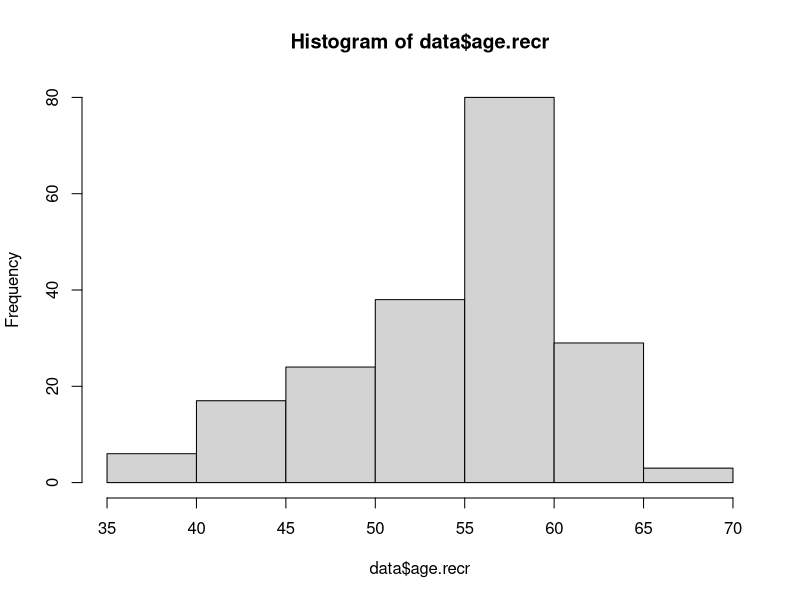
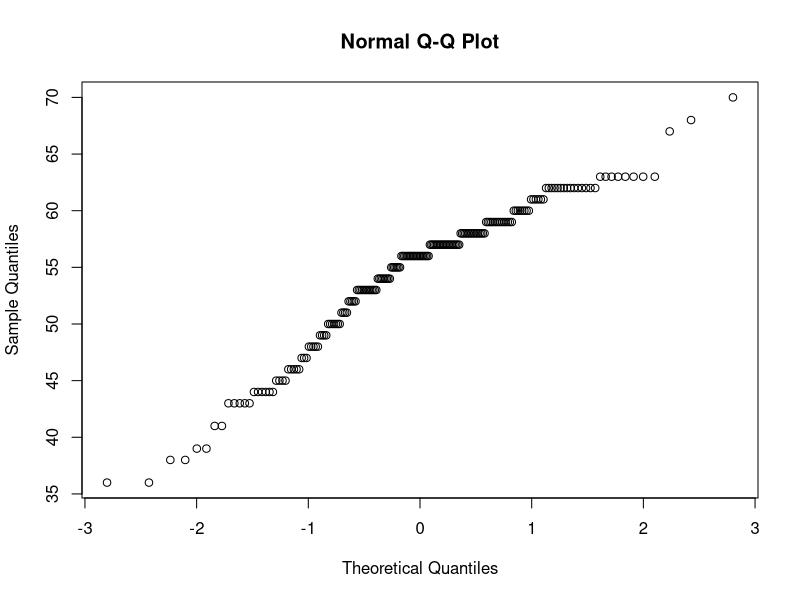
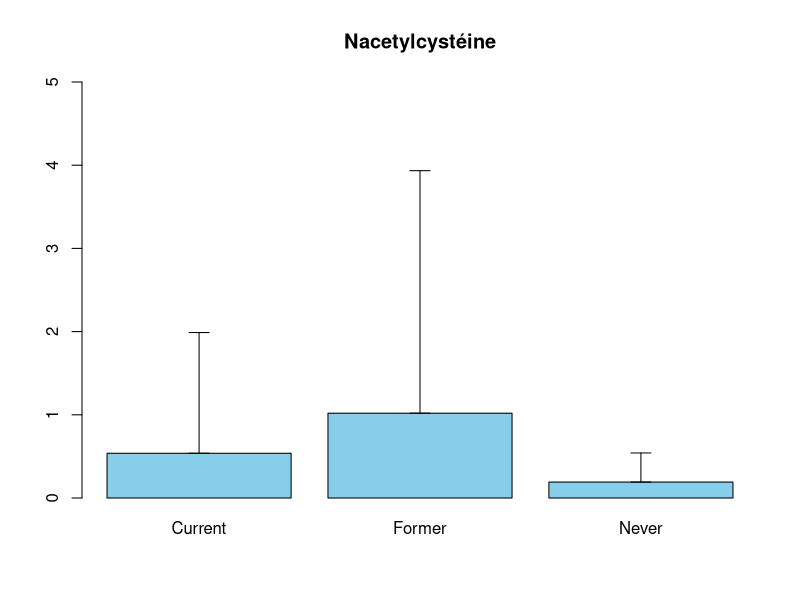
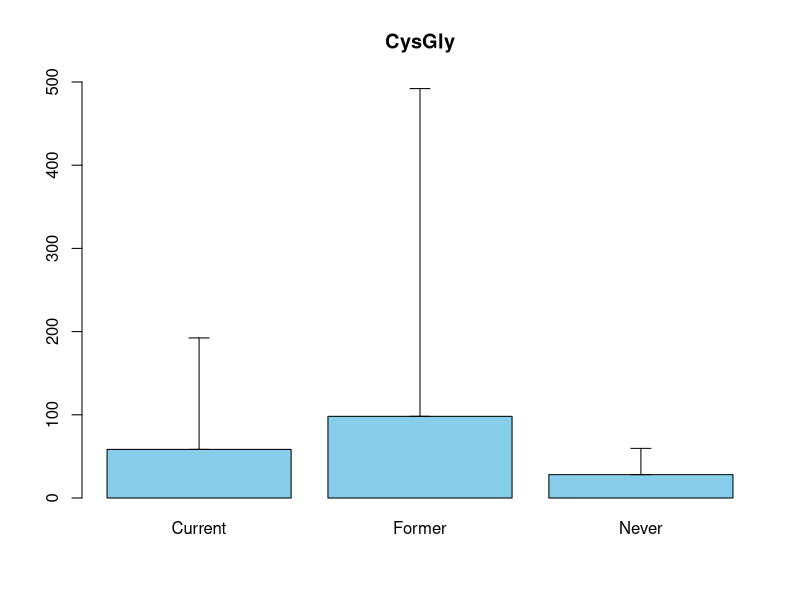
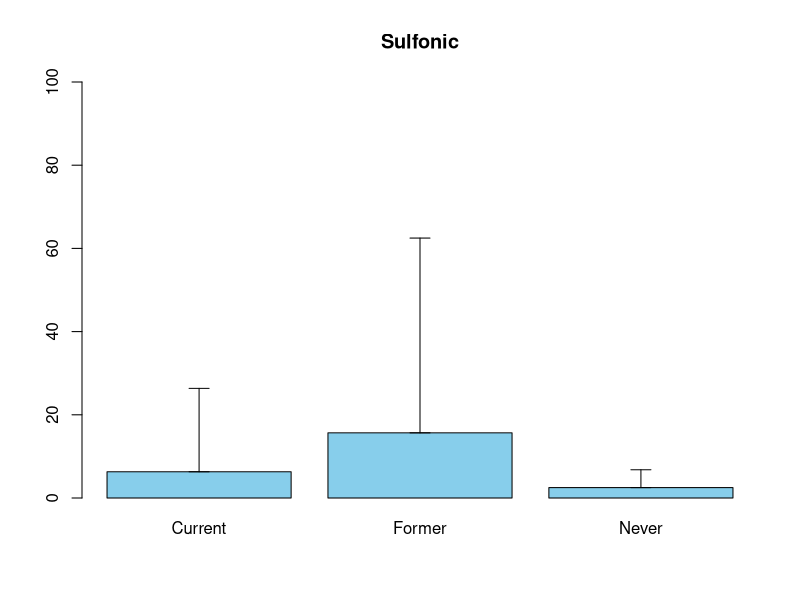
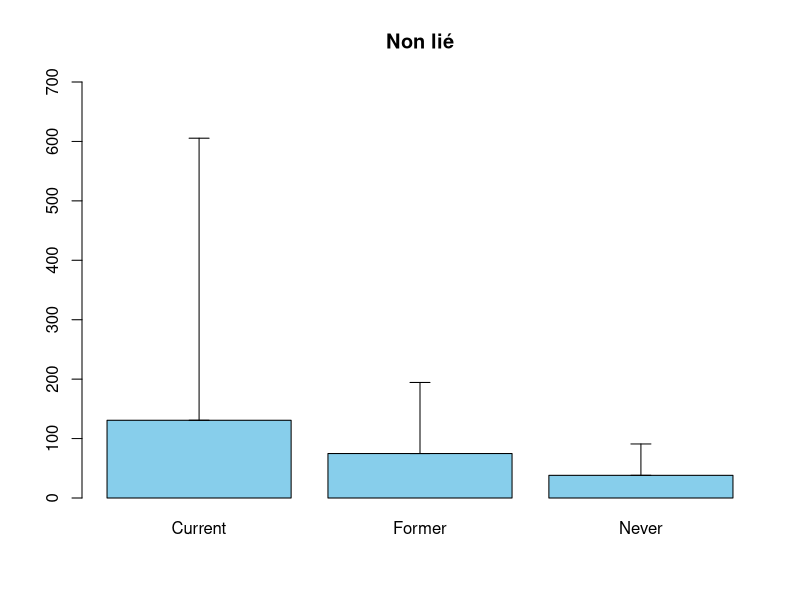
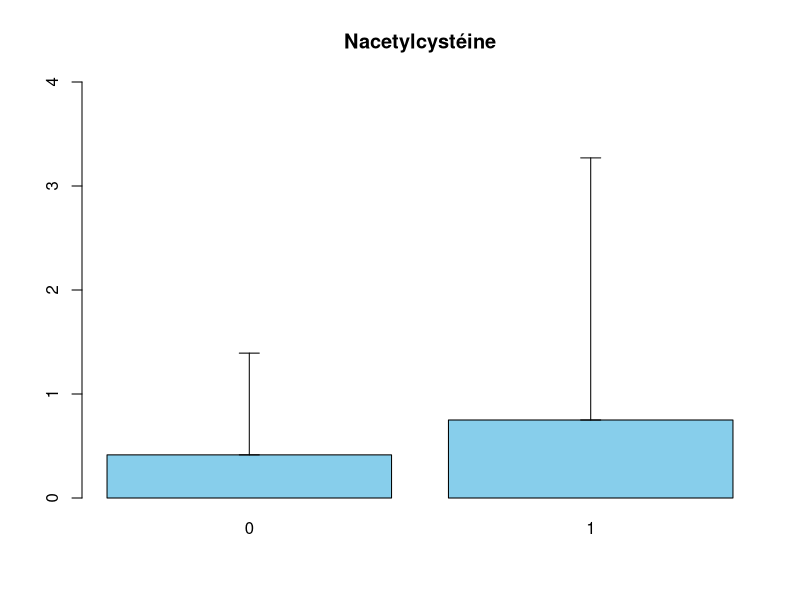
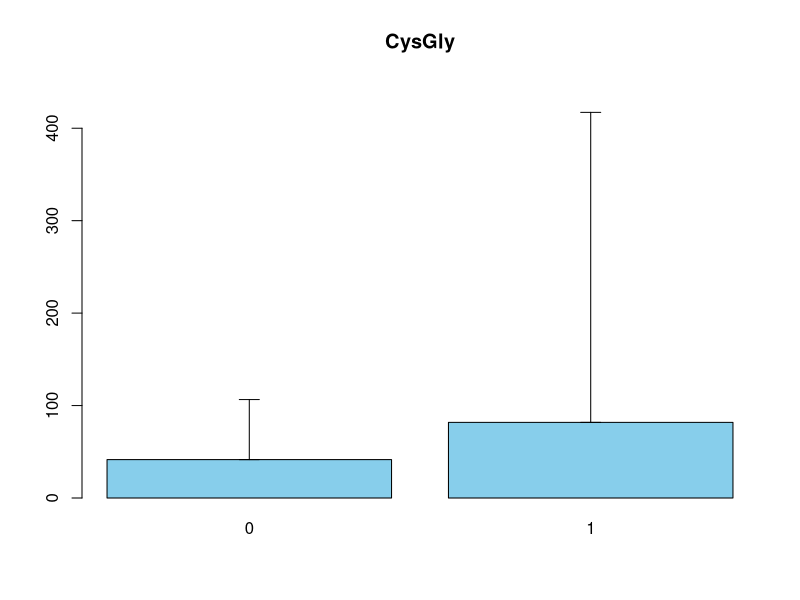

Recreate these plots in R, in order. (Note: this script raises an error after producing the figures.)
#==========================================================================================================
#                                           Stats descriptive
#==========================================================================================================

getwd()
setwd("C:/Users/Edmond/OneDrive - Université Côte d'Azur/Documents/Cours/Cours Polytech/GB4/S1/Stat/Projet-R-GB4")
data = read.csv("LC-Adductomics.csv")
data
View(data)


# Partie 1
dim(data)
summary(data)

# Détail des moyennes et écart types des Albumines
summary(data$Albumin.adduct.of.CysGly)
summary(data$Albumin.adduct.of.Nacetylcysteine)
summary(data$Albumin.adduct.of.sulfonic.acid)
summary(data$Albumin.unadducted)

table(data$gender)
# 120 hommes et 77 femmes, test stat pour voir si différence significative

table(data$centre)
# 110 personnes sur Turin et 87 à Varese

table(data$smoking_status)
# 67 fumeur actuel, 64 anciens fumeurs et 66 never

table(data$case)
# 101 Sains et 96 Cancéreux 

table(data$case, data$gender)
table(data$case, data$smoking_status)

par(mfrow = c(1, 1))
hist(data$age.recr)
qqnorm(data$age.recr)
shapiro.test(data$age.recr)
# répartition normale pas très claire


par(mfrow = c(1,1 ))
# Crée un vecteur pour les moyennes et comparaison en fonction des statut tabagique
(moyennes_par_etat = tapply(data$Albumin.adduct.of.Nacetylcysteine, data$smoking_status, mean))
# Ecart type
ecart_types_par_etat <- tapply(data$Albumin.adduct.of.Nacetylcysteine, data$smoking_status, sd)
# barplot 
bp = barplot(height = moyennes_par_etat, col = "skyblue", main = "Nacetylcystéine", ylim = c(0,5) )
# Barre d'erreur sd
arrows(bp, moyennes_par_etat, bp, moyennes_par_etat + ecart_types_par_etat, angle = 90, code = 3, length = 0.1, col = "black")


(moyennes_par_etat = tapply(data$Albumin.adduct.of.CysGly, data$smoking_status, mean))
ecart_types_par_etat <- tapply(data$Albumin.adduct.of.CysGly, data$smoking_status, sd)
bp = barplot(height = moyennes_par_etat, col = "skyblue", main = "CysGly", ylim = c(0,500))
arrows(bp, moyennes_par_etat, bp, moyennes_par_etat + ecart_types_par_etat, angle = 90, code = 3, length = 0.1, col = "black")


ecart_types_par_etat <- tapply(data$Albumin.adduct.of.sulfonic.acid, data$smoking_status, sd)
(moyennes_par_etat = tapply(data$Albumin.adduct.of.sulfonic.acid, data$smoking_status, mean))
bp = barplot(height = moyennes_par_etat, col = "skyblue", main = "Sulfonic", ylim = c(0,100) )
arrows(bp, moyennes_par_etat, bp, moyennes_par_etat + ecart_types_par_etat, angle = 90, code = 3, length = 0.1, col = "black")


ecart_types_par_etat <- tapply(data$Albumin.unadducted, data$smoking_status, sd)
(moyennes_par_etat = tapply(data$Albumin.unadducted, data$smoking_status, mean))
bp = barplot(height = moyennes_par_etat, col = "skyblue", main = "Non lié", ylim = c(0,700))
arrows(bp, moyennes_par_etat, bp, moyennes_par_etat + ecart_types_par_etat, angle = 90, code = 3, length = 0.1, col = "black")


ecart_types_par_etat <- tapply(data$Albumin.adduct.of.Nacetylcysteine, data$case, sd)
moyennes_par_etat = tapply(data$Albumin.adduct.of.Nacetylcysteine, data$case, mean)
bp = barplot(height = moyennes_par_etat, col = "skyblue", main = "Nacetylcystéine", ylim = c(0,4) )
arrows(bp, moyennes_par_etat, bp, moyennes_par_etat + ecart_types_par_etat, angle = 90, code = 3, length = 0.1, col = "black")

ecart_types_par_etat <- tapply(data$Albumin.adduct.of.CysGly, data$case, sd)
moyennes_par_etat = tapply(data$Albumin.adduct.of.CysGly, data$case, mean)
bp = barplot(height = moyennes_par_etat, col = "skyblue", main = "CysGly", ylim = c(0,450))
arrows(bp, moyennes_par_etat, bp, moyennes_par_etat + ecart_types_par_etat, angle = 90, code = 3, length = 0.1, col = "black")


ecart_types_par_etat <- tapply(data$Albumin.adduct.of.sulfonic.acid, data$case, sd)
moyennes_par_etat = tapply(data$Albumin.adduct.of.sulfonic.acid, data$case, mean)
bp = barplot(height = moyennes_par_etat, col = "skyblue", main = "Sulfonic", ylim = c(0,50))
arrows(bp, moyennes_par_etat, bp, moyennes_par_etat + ecart_types_par_etat, angle = 90, code = 3, length = 0.1, col = "black")

ecart_types_par_etat <- tapply(data$Albumin.unadducted, data$case, sd)
moyennes_par_etat = tapply(data$Albumin.unadducted, data$case, mean)
bp = barplot(height = moyennes_par_etat, col = "skyblue", main = "Non lié", ylim = c(0,600) )
arrows(bp, moyennes_par_etat, bp, moyennes_par_etat + ecart_types_par_etat, angle = 90, code = 3, length = 0.1, col = "black")




#Histogramme 
hist(log(data$Albumin.adduct.of.Nacetylcysteine))
wilcox.test(data$Albumin.adduct.of.Nacetylcysteine[data$case=="1"],data$Albumin.adduct.of.Nacetylcysteine[data$case=="0"])

hist(data$Albumin.adduct.of.CysGly)
wilcox.test(data$Albumin.adduct.of.CysGly[data$case=="1"],data$Albumin.adduct.of.CysGly[data$case=="0"])

hist(data$Albumin.adduct.of.sulfonic.acid)
wilcox.test(data$Albumin.adduct.of.sulfonic.acid[data$case=="1"],data$Albumin.adduct.of.sulfonic.acid[data$case=="0"])

hist(data$Albumin.unadducted)
wilcox.test(data$Albumin.unadducted[data$case=="1"],data$Albumin.unadducted[data$case=="0"])


mymodel = glm(data$case ~data$Albumin.adduct.of.Nacetylcysteine)
summary(mymodel)

mymodel2 = glm(data$case ~ data$Albumin.adduct.of.CysGly)
summary(mymodel2)

mymodel3 = glm(data$case ~ data$Albumin.adduct.of.sulfonic.acid)
summary(mymodel3)

mymodel4 = glm(data$case ~ data$smoking_status)
summary(mymodel4)

# Visualisation de la corrélation entre les 4 variables numériques
test = data.frame(data$Albumin.adduct.of.Nacetylcysteine, data$Albumin.adduct.of.CysGly, data$Albumin.unadducted, data$Albumin.adduct.of.sulfonic.acid)
pairs(test)

# Calcul des proportions avec prop.table
(proportion <- prop.table(table(data$smoking_status)))
Légende = names(proportion)

library(ggplot2)
# Création du graphique circulaire
ggplot(NULL, aes(x = "", y = proportion, fill = Légende)) +
  geom_bar(stat = "identity", width = 1) +
  coord_polar(theta = "y") +
  scale_fill_manual(values = c("#E69F00", "#56B4E9", "#009E73")) +
  labs(title = "Diagramme circulaire représentant les\n proportions des états tabagiques") +
  theme_void() +
  theme(plot.title = element_text(hjust = 0.5, size = 14)) +
  theme(plot.margin = unit(c(1, 0.5, 1, 1), "cm")) +
  geom_text(aes(label = paste0(round(proportion * 100), "%")), position = position_stack(vjust = 0.5), size = 5)



(proportion2 <- prop.table(table(data$smoking_status[data$case == "1"])))
Légende = names(proportion2)

library(ggplot2)
# Création du graphique circulaire
ggplot(NULL, aes(x = "", y = proportion2, fill = Légende)) +
  geom_bar(stat = "identity", width = 1) +
  coord_polar(theta = "y") +
  scale_fill_manual(values = c("#E69F00", "#56B4E9", "#009E73")) +
  labs(title = "Diagramme circulaire représentant les\n proportions des états tabagiques") +
  theme_void() +
  theme(plot.title = element_text(hjust = 0.5, size = 14)) +
  theme(plot.margin = unit(c(1, 0.5, 1, 1), "cm")) +
  geom_text(aes(label = paste0(round(proportion2 * 100), "%")), position = position_stack(vjust = 0.5), size = 5)


#============================ Valeurs aberrantes ==============================================

# Mise en forme des données
albumine = c(data$Albumin.adduct.of.Nacetylcysteine , data$Albumin.adduct.of.CysGly ,
            data$Albumin.unadducted , data$Albumin.adduct.of.sulfonic.acid)
type_albumine = rep(c("Albumin.adduct.of.Nacetylcysteine", "Albumin.adduct.of.CysGly",
                  "Albumin.unadducted", "Albumin.adduct.of.sulfonic.acid"), each = 197)

data3 = data.frame(albumine, type_albumine)
View(data3)

library(ggplot2)
# boxplot général pour voir que c'est la d Les points en dehors des traits sont aberrants
ggplot(data3, aes(x=type_albumine,y=albumine, fill=type_albumine)) +
  geom_boxplot()+ 
  xlab(label = "Différents types d'albumines") +
  ylab(label = "Concentration") +
  theme(axis.text.x = element_text(angle=30, hjust=1, vjust=1))+
  theme(legend.position="none")+
  ggtitle("Boxplot des différentes albumines")

# Zoom pour mieux voir
ggplot(data3, aes(x=type_albumine,y=albumine, fill=type_albumine)) +
  geom_boxplot()+ 
  xlab(label = "Différents types d'albumines") +
  ylab(label = "Concentration") +
  theme(axis.text.x = element_text(angle=30, hjust=1, vjust=1))+
  theme(legend.position="none")+
  ggtitle("Boxplot des différentes albumines")+
  ylim(c(0,10))

# Exclusion valeurs aberrantes

# https://delladata.fr/comment-detecter-les-outliers-avec-r/

#============================ CysGly ===============================

# Filtrer les données
(albu_CysGly <- data3[data3$type_albumine == "Albumin.adduct.of.CysGly",])
boxplot(albu_CysGly$albumine)
albu_CysGly2 = albu_CysGly

# Calculer les valeurs aberrantes
# Prend les valeurs supérieures ou inférieurs aux quartiles +-1.5 fois l'écart interquartile
(outliers <- boxplot.stats(data$Albumin.adduct.of.CysGly)$out)

# Afficher les indes des valeurs aberrantes
(index_outliers = which(data$Albumin.adduct.of.CysGly %in% c(outliers)))
# Suppression des valeurs aberrantes
albu_CysGly$albumine[index_outliers] = NaN
boxplot(albu_CysGly$albumine)


data$smoking_status = as.factor(data$smoking_status)
albu = c("Albumin.adduct.of.CysGly", "Albumin.adduct.of.Nacetylcysteine", "Albumin.unadducted", "Albumin.adduct.of.sulfonic.acid")

# Dégage les valeurs aberrantes par état tabagique
for (i in levels(data$smoking_status)){
  outliers = boxplot.stats(data$Albumin.adduct.of.CysGly[data$smoking_status == i])$out
  index_outliers = which(data$Albumin.adduct.of.CysGly %in% c(outliers))
  # Affiche les valeurs détéctées
  print(i)
  print(outliers)
  # Suppression des valeurs aberrantes
  albu_CysGly2$albumine[index_outliers] = NaN
}
boxplot(albu_CysGly2$albumine)

#============================ Nacetyl ===============================

# Filtrer les données
(albu_Nacetyl <- data3[data3$type_albumine == "Albumin.adduct.of.Nacetylcysteine",])
albu_Nacetyl2 = albu_Nacetyl

# Calculer les valeurs aberrantes
# Prend les valeurs supérieures ou inférieurs aux quartiles +-1.5 fois l'écart interquartile
(outliers <- boxplot.stats(data$Albumin.adduct.of.Nacetylcysteine)$out)

# Afficher les indes des valeurs aberrantes
(index_outliers = which(data$Albumin.adduct.of.Nacetylcysteine %in% c(outliers)))
# Suppression des valeurs aberrantes
albu_Nacetyl$albumine[index_outliers] = NaN
boxplot(albu_Nacetyl$albumine)

# Dégage les valeurs aberrantes par état tabagique
for (i in levels(data$smoking_status)){
  outliers = boxplot.stats(data$Albumin.adduct.of.Nacetylcysteine[data$smoking_status == i])$out
  index_outliers = which(data$Albumin.adduct.of.Nacetylcysteine %in% c(outliers))
  # Affiche les valeurs détéctées
  print(i)
  print(outliers)
  # Suppression des valeurs aberrantes
  albu_Nacetyl2$albumine[index_outliers] = NaN
}
boxplot(albu_Nacetyl2$albumine)

#============================ Acide sulfonique ===============================

# Filtrer les données
(albu_sulfo <- data3[data3$type_albumine == "Albumin.adduct.of.sulfonic.acid",])
albu_sulfo2 = albu_sulfo

# Calculer les valeurs aberrantes
# Prend les valeurs supérieures ou inférieurs aux quartiles +-1.5 fois l'écart interquartile
(outliers <- boxplot.stats(data$Albumin.adduct.of.sulfonic.acid)$out)

# Afficher les indes des valeurs aberrantes
(index_outliers = which(data$Albumin.adduct.of.sulfonic.acid %in% c(outliers)))
# Suppression des valeurs aberrantes
albu_sulfo$albumine[index_outliers] = NaN
boxplot(albu_sulfo$albumine)

# Dégage les valeurs aberrantes par état tabagique
for (i in levels(data$smoking_status)){
  outliers = boxplot.stats(data$Albumin.adduct.of.sulfonic.acid[data$smoking_status == i])$out
  index_outliers = which(data$Albumin.adduct.of.sulfonic.acid %in% c(outliers))
  # Affiche les valeurs détéctées
  print(i)
  print(outliers)
  # Suppression des valeurs aberrantes
  albu_sulfo2$albumine[index_outliers] = NaN
}
boxplot(albu_sulfo2$albumine)

#============================ Acide sulfonique ===============================

# Filtrer les données
(albu_non_undu <- data3[data3$type_albumine == "Albumin.unadducted",])
albu_non_undu2 = albu_non_undu

# Calculer les valeurs aberrantes
# Prend les valeurs supérieures ou inférieurs aux quartiles +-1.5 fois l'écart interquartile
(outliers <- boxplot.stats(data$Albumin.unadducted)$out)

# Afficher les indes des valeurs aberrantes
(index_outliers = which(data$Albumin.unadducted %in% c(outliers)))
# Suppression des valeurs aberrantes
albu_non_undu$albumine[index_outliers] = NaN
boxplot(albu_non_undu$albumine)

for (i in levels(data$smoking_status)){
  outliers = boxplot.stats(data$Albumin.unadducted[data$smoking_status == i])$out
  index_outliers = which(data$Albumin.unadducted %in% c(outliers))
  # Affiche les valeurs détéctées
  print(i)
  print(outliers)
  # Suppression des valeurs aberrantes
  albu_non_undu2$albumine[index_outliers] = NaN
}
boxplot(albu_non_undu2$albumine)

#============================ Nouveau dataset sans valeur aberrante ===============================

val_albu = c(albu_CysGly$albumine, albu_Nacetyl$albumine, albu_sulfo$albumine, albu_non_undu$albumine)
val_albu2 = c(albu_CysGly2$albumine, albu_Nacetyl2$albumine, albu_sulfo2$albumine, albu_non_undu2$albumine)
type_Albumine = c(albu_CysGly$type_albumine, albu_Nacetyl$type_albumine, albu_sulfo$type_albumine, albu_non_undu$type_albumine)

data_corr_graph = data.frame(val_albu, type_Albumine)
data_corr_graph2 = data.frame(val_albu2, type_Albumine)

data_corr_graph2

library(ggplot2)
# boxplot général pour voir que c'est mieux
ggplot(data_corr_graph2, aes(x=type_Albumine,y=val_albu, fill=type_Albumine)) +
  geom_boxplot()+ 
  xlab(label = "Différents types d'albumines") +
  ylab(label = "Concentration") +
  theme(axis.text.x = element_text(angle=30, hjust=1, vjust=1))+
  theme(legend.position="none")+
  ggtitle("Boxplot des différentes albumines")

ggplot(data_corr_graph2, aes(x=type_Albumine,y=val_albu2, fill=type_Albumine)) +
  geom_boxplot()+ 
  xlab(label = "Différents types d'albumines") +
  ylab(label = "Concentration") +
  theme(axis.text.x = element_text(angle=30, hjust=1, vjust=1))+
  theme(legend.position="none")+
  ggtitle("Boxplot des différentes albumines")

# Zoom pour les plus petits
ggplot(data_corr_graph, aes(x=type_Albumine,y=val_albu, fill=type_Albumine)) +
  geom_boxplot()+ 
  xlab(label = "Différents types d'albumines") +
  ylab(label = "Concentration") +
  theme(axis.text.x = element_text(angle=30, hjust=1, vjust=1))+
  theme(legend.position="none")+
  ggtitle("Boxplot des différentes albumines")+
  ylim(c(0,5))

ggplot(data_corr_graph2, aes(x=type_Albumine,y=val_albu2, fill=type_Albumine)) +
  geom_boxplot()+ 
  xlab(label = "Différents types d'albumines") +
  ylab(label = "Concentration") +
  theme(axis.text.x = element_text(angle=30, hjust=1, vjust=1))+
  theme(legend.position="none")+
  ggtitle("Boxplot des différentes albumines")+
  ylim(c(0,10))

# =============================== Analyse nouveau dataset ===================================

# Implémantation dans le tableau à l'origine
data$CysGly_cor = albu_CysGly$albumine
data$Nacetyl_corr = albu_Nacetyl$albumine
data$sulfo_corr = albu_sulfo$albumine
data$unadducted_corr = albu_non_undu$albumine

data$CysGly_corr2 = albu_CysGly2$albumine
data$Nacetyl_corr2 = albu_Nacetyl2$albumine
data$sulfo_corr2 = albu_sulfo2$albumine
data$unadducted_corr2 = albu_non_undu2$albumine

hist(log10(data$unadducted_corr2))
qqnorm(log(data$unadducted_corr2))
shapiro.test(log(data$Nacetyl_corr2)) # test T sur Nacetyl et non unduit

# Corrélation / ACP

(X = data[12:15])
(X2 = data[8:11])
(Y = data[, 7])
(Y2 = data[, 6])
(Y3 = data[, 2])

PCA = prcomp(na.omit(X))
PCA2 = prcomp(X2)
out <- summary(PCA)
ev <- out$importance[2, ]
cum_ev <- out$importance[3, ]

plot(cum_ev,
     pch = 19, col = "navy", las = 1, type = "b", ylim = c(0, 1),
     ylab = "Cumulative proportion of explained variance", xlab = "PCs", cex.lab = 1.5
)


(mypal <- brewer.pal(n = length(unique(Y3)), name = "Paired"))
(mycolors <- mypal[as.numeric(as.factor(Y3))])

plot(PCA$x[, 1:2],
     pch = 19, las = 1, col = mycolors, cex.lab = 1.5,
     xlab = substitute(PC[1] * " (" * a * "% e.v.)", list(a = round(ev[1] * 100, digits = 2))),
     ylab = substitute(PC[2] * " (" * a * "% e.v.)", list(a = round(ev[2] * 100, digits = 2)))
)
legend("topright", pch = 19, col = mypal, legend = levels(as.factor(Y3)), pt.cex = 1, cex = 1.2)

par(mfrow = c(1, 1))
mycor <- cor(na.omit(X), PCA$x[, 1:2])
plot(mycor[, 1:2],
     xlim = c(-1.5, 1.5), ylim = c(-1.5, 1.5), cex = 0.1, pch = 19, las = 1, cex.lab = 1.5,
     xlab = substitute(PC[1] * " (" * a * "% e.v.)", list(a = round(ev[1] * 100, digits = 2))),
     ylab = substitute(PC[2] * " (" * a * "% e.v.)", list(a = round(ev[2] * 100, digits = 2)))
)
arrows(
  x0 = rep(0, nrow(mycor)), y0 = rep(0, nrow(mycor)),
  x1 = mycor[, 1], y1 = mycor[, 2], length = 0.1, col = "navy"
)
abline(h = 0, lty = 2)
abline(v = 0, lty = 2)
xseq <- seq(-1, 1, length.out = 10000)
lines(xseq, sqrt(1 - xseq^2))
lines(xseq, -sqrt(1 - xseq^2))
text(mycor[, 1] + sign(mycor[, 1]) * 0.25, mycor[, 2] + 0.1, labels = colnames(X), cex = 1.2, col = "navy")



# =============================== Analyse nouveau dataset/ stat descriptive===================================





# Coorélation test
pairs(data.frame(data$CysGly_cor, data$unadducted_corr, data$sulfo_corr, data$Nacetyl_corr))
plot(data$CysGly_cor, data$unadducted_corr)

help(cor.test) #spearman cra ne suit pas loi normale
cor.test(data$Nacetyl_corr, data$CysGly_cor, method = "spearman" ) # p value =  3.979e-11
cor.test(data$Albumin.adduct.of.Nacetylcysteine, data$Albumin.adduct.of.CysGly, method = "spearman")

cor.test(data$Nacetyl_corr, data$sulfo_corr, method = "spearman")# p = 6.324e-07
cor.test(data$Albumin.adduct.of.Nacetylcysteine, data$Albumin.adduct.of.sulfonic.acid, method = "spearman")

cor.test(data$Nacetyl_corr, data$unadducted_corr, method = "spearman") #p = 0.02825
cor.test(data$Albumin.adduct.of.Nacetylcysteine, data$Albumin.unadducted, method = "spearman")

cor.test(data$CysGly_cor, data$sulfo_corr, method = "spearman") # 0.097
cor.test(data$Albumin.adduct.of.CysGly, data$Albumin.adduct.of.sulfonic.acid, method = "spearman") # 0.047

cor.test(data$CysGly_cor, data$unadducted_corr, method = "spearman") # 2.236e-09
cor.test(data$Albumin.adduct.of.CysGly, data$Albumin.unadducted, method = "spearman")

cor.test(data$unadducted_corr, data$sulfo_corr, method = "spearman")# 0.1271
cor.test(data$Albumin.unadducted, data$Albumin.adduct.of.sulfonic.acid, method = "spearman") #0.006


for (i in seq(12,15)){
  mymodel = lm(c(data[,i])~data$Nacetyl_corr)
  qqnorm(mymodel$residuals)
}

for (i in seq(12,15)){
  mymodel = lm(c(data[,i])~data$sulfo_corr)
  qqnorm(mymodel$residuals)
}

for (i in seq(12,15)){
  mymodel = lm(c(data[,i])~data$CysGly_cor)
  qqnorm(mymodel$residuals)
}
# modèle de régression linéaire non valide, car pas de normalité des résidus

# test de dépendance

chisq.test(table(data$case, data$smoking_status)) # p value = 3.058e-7 donc statut tabgique influe sur cancer
barplot(table(data$case, data$smoking_status), legend.text = c("Sain","Cancer"))
####### A refaire sur ggplot
mymodel2 = glm(data$case ~ data$smoking_status, family = "binomial")
summary(mymodel2)
# baisse logit de la proba de 1.12 si former et de 2.06 si never comparé à Current

chisq.test(table(data$centre, data$case)) # Pas de diff entre les centres pour cancer et tabgisme
chisq.test(table(data$centre, data$smoking_status))

# Test moyenne entre adductomic et cancer

# moyenne CysGly selon état tabagique
mean(na.omit(data$CysGly_cor[data$smoking_status == "Former"]),)
mean(na.omit(data$CysGly_cor[data$smoking_status == "Current"]),)
mean(na.omit(data$CysGly_cor[data$smoking_status == "Never"]),)

mean(na.omit(data$CysGly_corr2[data$smoking_status == "Former"]),)
mean(na.omit(data$CysGly_corr2[data$smoking_status == "Current"]),)
mean(na.omit(data$CysGly_corr2[data$smoking_status == "Never"]),)


# moyenne acide sulfonique selon état tabagique
mean(na.omit(data$sulfo_corr[data$smoking_status == "Former"]),)
mean(na.omit(data$sulfo_corr[data$smoking_status == "Current"]),)
mean(na.omit(data$sulfo_corr[data$smoking_status == "Never"]),)

mean(na.omit(data$sulfo_corr2[data$smoking_status == "Former"]),)
mean(na.omit(data$sulfo_corr2[data$smoking_status == "Current"]),)
mean(na.omit(data$sulfo_corr2[data$smoking_status == "Never"]),)

# moyenne Nacetyl selon état tabagique
mean(na.omit(data$Nacetyl_corr[data$smoking_status == "Former"]),)
mean(na.omit(data$Nacetyl_corr[data$smoking_status == "Current"]),)
mean(na.omit(data$Nacetyl_corr[data$smoking_status == "Never"]),)

mean(na.omit(data$Nacetyl_corr2[data$smoking_status == "Former"]),)
mean(na.omit(data$Nacetyl_corr2[data$smoking_status == "Current"]),)
mean(na.omit(data$Nacetyl_corr2[data$smoking_status == "Never"]),)


# moyenne non adducté selon état tabagique
mean(na.omit(data$unadducted_corr[data$smoking_status == "Former"]),)
mean(na.omit(data$unadducted_corr[data$smoking_status == "Current"]),)
mean(na.omit(data$unadducted_corr[data$smoking_status == "Never"]),)

mean(na.omit(data$unadducted_corr2[data$smoking_status == "Former"]),)
mean(na.omit(data$unadducted_corr2[data$smoking_status == "Current"]),)
mean(na.omit(data$unadducted_corr2[data$smoking_status == "Never"]),)

mean(na.omit(data$unadducted_corr2[data$case == "0"]),)
mean(na.omit(data$unadducted_corr2[data$case == "1"]),)



# Les tests

########## CysGly ############
wilcox.test(data$CysGly_cor[data$case == "0"], data$CysGly_cor[data$case == "1"])
summary(glm(data$case ~ data$CysGly_cor, family = "binomial"))

wilcox.test(data$CysGly_corr2[data$case == "0"], data$CysGly_corr2[data$case == "1"])
summary(glm(data$case ~ data$CysGly_corr2, family = "binomial"))

wilcox.test(data$Albumin.adduct.of.CysGly[data$case == "0"], data$Albumin.adduct.of.CysGly[data$case == "1"])
summary(glm(data$case ~ data$Albumin.adduct.of.CysGly, family = "binomial"))


############# Nacetyl ##############
wilcox.test(data$Nacetyl_corr[data$case == "0"], data$Nacetyl_corr[data$case == "1"])
summary(glm(data$case ~ data$Nacetyl_corr, family = "binomial"))

wilcox.test(data$Nacetyl_corr2[data$case == "0"], data$Nacetyl_corr2[data$case == "1"])
summary(glm(data$case ~ data$Nacetyl_corr2, family = "binomial"))

wilcox.test(data$Albumin.adduct.of.Nacetylcysteine[data$case == "0"], data$Albumin.adduct.of.Nacetylcysteine[data$case == "1"])
summary(glm(data$case ~ data$Albumin.adduct.of.Nacetylcysteine, family = "binomial"))




t.test(log(data$Nacetyl_corr2[data$case == "0"]), log(data$Nacetyl_corr2[data$case == "1"]),
       alternative = "less")





############ Non adductée ###########
wilcox.test(data$Albumin.unadducted[data$case == "0"], data$Albumin.unadducted[data$case == "1"])
summary(glm(data$case ~ data$Albumin.unadducted, family = "binomial"))

wilcox.test(data$unadducted_corr2[data$case == "0"], data$unadducted_corr2[data$case == "1"])
summary(glm(data$case ~ data$unadducted_corr2, family = "binomial"))


wilcox.test(data$unadducted_corr[data$case == "0"], data$unadducted_corr[data$case == "1"])
summary(glm(data$case ~ data$unadducted_corr, family = "binomial"))

hist(log(data$unadducted_corr))
qqnorm(log(data$unadducted_corr))

t.test(log(data$Albumin.unadducted[data$case == "0"]), log(data$Albumin.unadducted[data$case == "1"]),
       alternative = "t")







########### Acide sulfonique ##########
wilcox.test(data$sulfo_corr[data$case == "0"], data$sulfo_corr[data$case == "1"])
summary(glm(data$case ~ data$sulfo_corr, family = "binomial"))

wilcox.test(data$sulfo_corr2[data$case == "0"], data$sulfo_corr2[data$case == "1"])
summary(glm(data$case ~ data$sulfo_corr2, family = "binomial"))

wilcox.test(data$Albumin.adduct.of.sulfonic.acid[data$case == "0"], data$Albumin.adduct.of.sulfonic.acid[data$case == "1"])
summary(glm(data$case ~ data$Albumin.adduct.of.sulfonic.acid, family = "binomial"))

##### TEst kruskall/ Dunn  ####
kruskal.test(data$CysGly_cor, data$smoking_status)
kruskal.test(data$CysGly_corr2, data$smoking_status)
kruskal.test(data$Albumin.adduct.of.CysGly, data$smoking_status)

#=======================================================================
kruskal.test(data$Nacetyl_corr, data$smoking_status)
kruskal.test(data$Nacetyl_corr2, data$smoking_status)
kruskal.test(data$Albumin.adduct.of.Nacetylcysteine, data$smoking_status)

dunn.test(data$Nacetyl_corr, data$smoking_status,  method = "bonferroni")
dunn.test(data$Nacetyl_corr2, data$smoking_status,  method = "bonferroni")
dunn.test(data$Albumin.adduct.of.Nacetylcysteine, data$smoking_status,  method = "bonferroni")


boxplot(log(data$Nacetyl_corr2)~data$smoking_status)
summary(aov(log(data$Nacetyl_corr2)~ data$smoking_status))
TukeyHSD(aov(log(data$Nacetyl_corr2)~ data$smoking_status))

#Barplot moyenne Nacetyl en fonction de smoking status

#=======================================================================


kruskal.test(data$Albumin.unadducted, data$smoking_status)
dunn.test(data$Albumin.unadducted, data$smoking_status,  method = "bonferroni")

kruskal.test(data$unadducted_corr2, data$smoking_status)
dunn.test(data$unadducted_corr2, data$smoking_status,  method = "bonferroni")



kruskal.test(data$unadducted_corr, data$smoking_status)
dunn.test(data$unadducted_corr, data$smoking_status,  method = "bonferroni")


kruskal.test(data$Albumin.adduct.of.sulfonic.acid, data$smoking_status)
kruskal.test(data$sulfo_corr, data$smoking_status)
kruskal.test(data$sulfo_corr2, data$smoking_status)
dunn.test(data$sulfo_corr2, data$smoking_status)

help(tapply)
# Ecart type
ecart_types_par_etat <- tapply(data$CysGly_cor, data$smoking_status, sd)
# barplot 
bp = barplot(height = moyennes_par_etat, col = "skyblue", main = "CysGly", ylim = c(0,250) )
# Barre d'erreur sd
arrows(bp, moyennes_par_etat, bp, moyennes_par_etat + ecart_types_par_etat, angle = 90, code = 3, length = 0.1, col = "black")


# ========================= RAndom Forest
data = read.csv("LC-Adductomics.csv")
data$Code.participants = NULL
data$centre = NULL

data$Albumin.adduct.of.Nacetylcysteine = NULL
data$Albumin.unadducted= NULL
data$Albumin.adduct.of.sulfonic.acid = NULL
data$Albumin.adduct.of.CysGly = NULL

data$CysGly_corr2 = albu_CysGly2$albumine
data$Nacetyl_corr2 = albu_Nacetyl2$albumine
data$sulfo_corr2 = albu_sulfo2$albumine
data$unadducted_corr2 = albu_non_undu2$albumine

precision = c()
for (i in seq(1:100)){
  # Préparation des données 70 apprentissage et 30 de test
  # Ressort 70% des lignes
  (train_idx = sample(1:nrow(data), 0.7*nrow(data)))
  (train_data = data[train_idx,])
  (test_data = data[-train_idx,])
  
  dim(test_data) # 45 données
  dim(train_data) # 105 données
  
  # Prédiction de l'espèce en fonction des autres variables en utilisant 100 arbres
  (rf_model = randomForest(as.factor(case) ~ ., data = train_data, ntree = 100, na.action = na.omit))
  help(randomForest)
  # Predictions des espèces sur les données test
  (predictions = predict(rf_model, test_data))
  
  # Calcul le nombre de bonnes prédictions en %
  (accuracy = sum(na.omit(predictions) == test_data$case) / nrow(test_data))
  # 97.8% donc le modèle a une exactitude plus que satisfaisante
  
  # Extrait les variables les plus importantes
  (features_importance = importance(rf_model))
  
  (sorted_importance = features_importance[order(-features_importance),])
  precision = c(precision, accuracy)
  print(i)
  print(sorted_importance)
  
}
print(mean(precision)) # Après 100 tours, précision moyenne de 56%
  
barplot(sorted_importance, horiz = F, main = "Importance des Caractéristiques", xlab = "Scored d'importance",
        cex.names =0.8, las = 1)

(df = as.data.frame(sorted_importance))

ggplot(geom_bar(df))

ggplot(df, aes(x = rownames(df), y = df$sorted_importance , fill = rownames(df))) +
  geom_bar(stat = "identity")+
  theme_minimal()
  #labs(x = "Réaction", y = "Valeur", fill = "Traitement")

......................................................

#association entre bmi et risque de cancer :
mymodelA = lm(data$bmi ~ data$case)
summary(mymodelA)
wilcox.test(data$bmi[data$case == "0"],data$bmi[data$case == "1"])
boxplot(data$bmi ~data$case)
#-> pas d'association entre le l'imc et le risque d'avoir un cancer

#association entre bmi et la modification des differents albumines :

mymodelB = lm(data$bmi ~ data$Albumin.adduct.of.CysGly)
summary(mymodelB)
#-> Pas d'associatation entre l'imc et le fait d'avoir de l'albumine avec la Cys-Gly

mymodelC = lm(data$bmi ~ data$Albumin.adduct.of.sulfonic.acid)
summary(mymodelC)
#-> // acide sulfonique

mymodelD = lm(data$bmi ~ data$Albumin.adduct.of.Nacetylcysteine)
summary(mymodelD)
#-> // N-acetylcysteine

mymodelE = lm(data$bmi ~ data$Albumin.unadducted)
summary(mymodelE)


mymodelE = lm(data$bmi ~ data$unadducted_corr2)
summary(mymodelE)
#-> // non adduite (= non modifié)
plot(data$bmi, data$unadducted_corr2)

library(ggplot2)
#Box plot de la modif de l'albumine en f° du statut fumeur (avant suppression valeurs abbérantes)
#albumine avec N-acetylcysteine en f° du statut fumeur 
ggplot(data, aes(x = smoking_status, y = Albumin.adduct.of.Nacetylcysteine, fill = smoking_status)) +
  geom_boxplot(alpha = 0.3) + 
  labs(title = "Boxplot de la modification de l'albumine en fonction du statut fumeur (avant suppression valeurs abbérantes)", 
       x = "Statut fumeur", 
       y = "Albumine avec N-acetylcysteine") + 
  theme(plot.title = element_text(hjust = 0.5, size = 14)) +  
  theme(plot.margin = unit(c(1, 0.5, 1, 1), "cm"))

#albumine avec CysGly //
ggplot(data, aes(x = smoking_status, y = Albumin.adduct.of.CysGly, fill = smoking_status)) +
  geom_boxplot(alpha = 0.3) + 
  labs(title = "Boxplot de la modification de l'albumine en fonction du statut fumeur (avant suppression valeurs abbérantes)", 
       x = "Statut fumeur", 
       y = "Albumine avec Cysteine-Glycine") + 
  theme(plot.title = element_text(hjust = 0.5, size = 14)) +  
  theme(plot.margin = unit(c(1, 0.5, 1, 1), "cm"))

#albumine avec acide sulfonique //
ggplot(data, aes(x = smoking_status, y = Albumin.adduct.of.sulfonic.acid, fill = smoking_status)) +
  geom_boxplot(alpha = 0.3) + 
  labs(title = "Boxplot de la modification de l'albumine en fonction du statut fumeur (avant suppression valeurs abbérantes)", 
       x = "Statut fumeur", 
       y = "Albumine avec l'acide sulfonique") + 
  theme(plot.title = element_text(hjust = 0.5, size = 14)) +  
  theme(plot.margin = unit(c(1, 0.5, 1, 1), "cm"))

#albumine non modifié //
ggplot(data, aes(x = smoking_status, y = Albumin.unadducted, fill = smoking_status)) +
  geom_boxplot(alpha = 0.3) + 
  labs(title = "Boxplot de l'albumine non modifié en fonction du statut fumeur (avant suppression valeurs abbérantes)", 
       x = "Statut fumeur", 
       y = "Albumine non modifié") + 
  theme(plot.title = element_text(hjust = 0.5, size = 14)) +  
  theme(plot.margin = unit(c(1, 0.5, 1, 1), "cm"))


#Box plot de la modif de l'albumine en f° du statut fumeur (après suppression valeurs abbérantes)
#albumine avec N-acetylcysteine en f° du statut fumeur 
ggplot(data, aes(x = smoking_status, y = Nacetyl_corr2 , fill = smoking_status)) +
  geom_boxplot(alpha = 0.3) + 
  labs(title = "Boxplot de la modification de l'albumine en fonction du statut fumeur (après suppresion valeurs abbérantes", 
       x = "Statut fumeur", 
       y = "Albumine avec N-acetylcysteine") + 
  theme(plot.title = element_text(hjust = 0.5, size = 14)) +  
  theme(plot.margin = unit(c(1, 0.5, 1, 1), "cm"))

#albumine avec CysGly //
ggplot(data, aes(x = smoking_status, y = CysGly_cor , fill = smoking_status)) +
  geom_boxplot(alpha = 0.3) + 
  labs(title = "Boxplot de la modification de l'albumine en fonction du statut fumeur (après suppresion valeurs abbérantes", 
       x = "Statut fumeur", 
       y = "Albumine avec Cysteine-Glycine") + 
  theme(plot.title = element_text(hjust = 0.5, size = 14)) +  
  theme(plot.margin = unit(c(1, 0.5, 1, 1), "cm"))

#albumine avec acide sulfonique //
ggplot(data, aes(x = smoking_status, y = sulfo_corr , fill = smoking_status)) +
  geom_boxplot(alpha = 0.3) + 
  labs(title = "Boxplot de la modification de l'albumine en fonction du statut fumeur (après suppresion valeurs abbérantes", 
       x = "Statut fumeur", 
       y = "Albumine avec l'acide sulfonique") + 
  theme(plot.title = element_text(hjust = 0.5, size = 14)) +  
  theme(plot.margin = unit(c(1, 0.5, 1, 1), "cm"))

#albumine non modifié //
ggplot(data, aes(x = smoking_status, y = unadducted_corr , fill = smoking_status)) +
  geom_boxplot(alpha = 0.3) + 
  labs(title = "Boxplot de la modification de l'albumine en fonction du statut fumeur (après suppresion valeurs abbérantes", 
       x = "Statut fumeur", 
       y = "Albumine non modifié") + 
  theme(plot.title = element_text(hjust = 0.5, size = 14)) +  
  theme(plot.margin = unit(c(1, 0.5, 1, 1), "cm"))


#affichage de chaque boxplot séparément pour les diff modifs de l'albumine (dataset : data_corr_graph2) après suppression variables abbérantes

#Pour Albumin.adduct.of.Nacetylcysteine :
ggplot(data_corr_graph2[data_corr_graph2$type_Albumine == "Albumin.adduct.of.Nacetylcysteine", ], 
       aes(x = type_Albumine, y = val_albu2)) +
  geom_boxplot(fill = "blue") + 
  labs(x = "Albumin.adduct.of.Nacetylcysteine", 
       y = "Concentration", 
       title = "Boxplot pour Albumin.adduct.of.Nacetylcysteine") +
  theme(axis.text.x = element_text(angle = 30, hjust = 1),
        legend.position = "none")

#Pour Albumin.adduct.of.CysGly :
ggplot(data_corr_graph2[data_corr_graph2$type_Albumine == "Albumin.adduct.of.CysGly", ], 
       aes(x = type_Albumine, y = val_albu2)) +
  geom_boxplot(fill = "green") + 
  labs(x = "Albumin.adduct.of.CysGly", 
       y = "Concentration", 
       title = "Boxplot pour Albumin.adduct.of.CysGly") +
  theme(axis.text.x = element_text(angle = 30, hjust = 1),
        legend.position = "none")

#Pour Albumin.adduct.of.sulfonic.acid :
ggplot(data_corr_graph2[data_corr_graph2$type_Albumine == "Albumin.adduct.of.sulfonic.acid", ], 
       aes(x = type_Albumine, y = val_albu2)) +
  geom_boxplot(fill = "red") + 
  labs(x = "Albumin.adduct.of.sulfonic.acid", 
       y = "Concentration", 
       title = "Boxplot pour Albumin.adduct.of.sulfonic.acid") +
  theme(axis.text.x = element_text(angle = 30, hjust = 1),
        legend.position = "none")

#Pour Albumin.unadducted :
ggplot(data_corr_graph2[data_corr_graph2$type_Albumine == "Albumin.unadducted", ], 
       aes(x = type_Albumine, y = val_albu2)) +
  geom_boxplot(fill = "purple") + 
  labs(x = "Albumin.unadducted", 
       y = "Concentration", 
       title = "Boxplot pour Albumin.unadducted") +
  theme(axis.text.x = element_text(angle = 30, hjust = 1),
        legend.position = "none")
#
